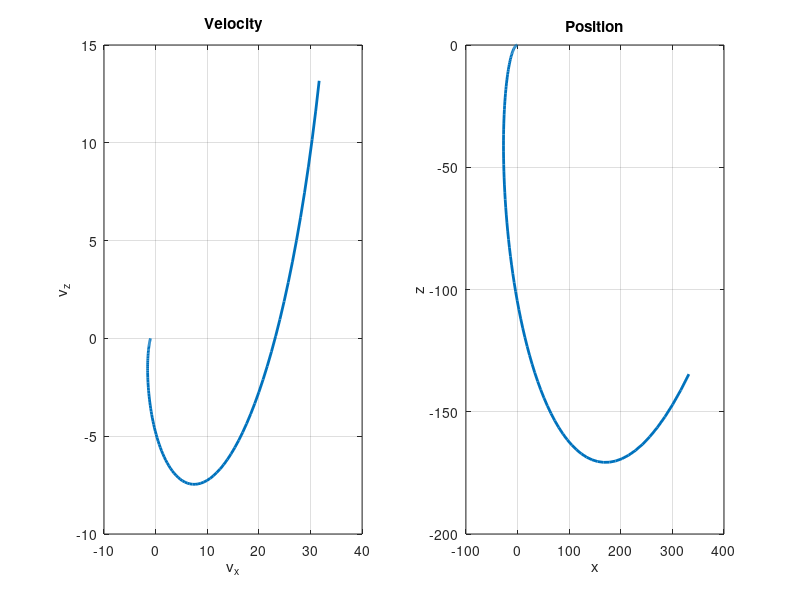

Write the MATLAB code that produced this figure.
lambda_1 = (1+1i)/sqrt(2);
lambda_2 = (1-1i)/sqrt(2);
alpha = 0.1;
v0 = 1;
T = 50; N = 100; dt = T/N;
t = 0:dt:T;

v = -v0/2*[exp(alpha*lambda_1*t)+exp(alpha*lambda_2*t); 1i*(exp(alpha*lambda_2*t)-exp(alpha*lambda_1*t))];
vx = v(1,:); vz = v(2,:);

subplot(1,2,1)
plot(vx,vz,'LineWidth',2), grid on
title("Velocity"), xlabel("v_x"), ylabel("v_z")

pos_x = cumsum(vx)*dt; pos_z = cumsum(vz)*dt;
subplot(1,2,2)
plot(pos_x,pos_z,'LineWidth',2), grid on
title("Position"), xlabel("x"), ylabel("z")